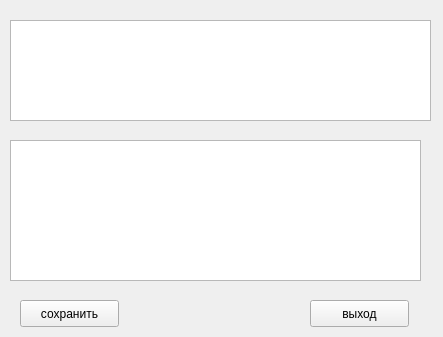
<?xml version="1.0" encoding="UTF-8"?>
<ui version="4.0">
 <class>TableIr</class>
 <widget class="QWidget" name="TableIr">
  <property name="geometry">
   <rect>
    <x>0</x>
    <y>0</y>
    <width>443</width>
    <height>337</height>
   </rect>
  </property>
  <property name="windowTitle">
   <string>Таблица ИР</string>
  </property>
  <widget class="QTableView" name="table">
   <property name="geometry">
    <rect>
     <x>10</x>
     <y>20</y>
     <width>421</width>
     <height>101</height>
    </rect>
   </property>
  </widget>
  <widget class="QPushButton" name="save_butt">
   <property name="geometry">
    <rect>
     <x>20</x>
     <y>300</y>
     <width>99</width>
     <height>27</height>
    </rect>
   </property>
   <property name="text">
    <string>сохранить</string>
   </property>
  </widget>
  <widget class="QPushButton" name="exit_butt">
   <property name="geometry">
    <rect>
     <x>310</x>
     <y>300</y>
     <width>99</width>
     <height>27</height>
    </rect>
   </property>
   <property name="text">
    <string>выход</string>
   </property>
  </widget>
  <widget class="QTableWidget" name="tablewidIR">
   <property name="geometry">
    <rect>
     <x>10</x>
     <y>140</y>
     <width>411</width>
     <height>141</height>
    </rect>
   </property>
  </widget>
 </widget>
 <resources/>
 <connections/>
</ui>
